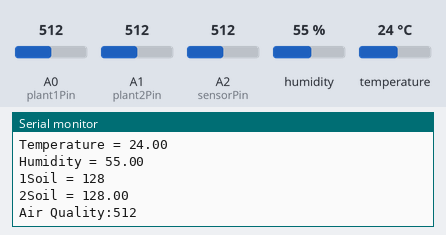
Bench run of a sketch on a simulated Arduino Uno, built with avr-gcc and run on an emulated ATmega328P. Parts: the last lines printed to the serial monitor. The test bench sets the inputs (shaded band); at power-on: A2 (sensorPin) = 512, A1 (plant2Pin) = 512, A0 (plant1Pin) = 512, humidity 55 %, temperature 24 °C.

Above: at 1.2 s.
1.3 s: A2 (sensorPin) set to 618
At 1.49 s:
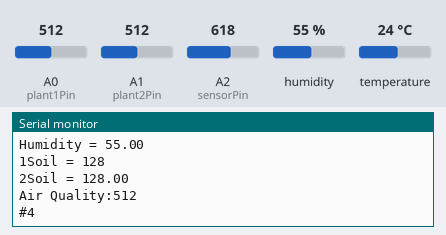
2.8 s: A2 (sensorPin) set to 644
At 3.14 s:
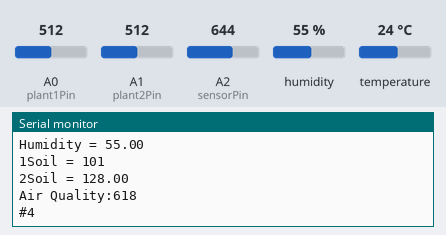
5.8 s: A1 (plant2Pin) set to 615
At 5.87 s:
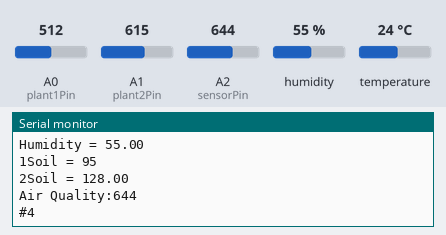
7.3 s: A1 (plant2Pin) set to 632
At 7.51 s:
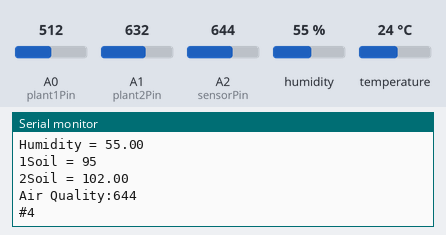
Timing chart, 0 to 10.3 s (numbered marks = the images above; inputs shaded):
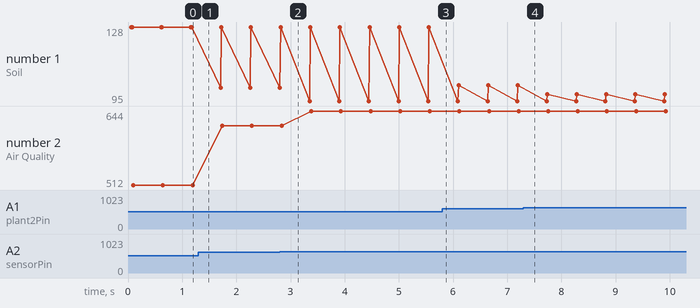

Measured:
- plotted number 1: 128 → 102 after the input at 5.8 s, 102 → 98 after the input at 7.3 s
- plotted number 2: 512 → 618 after the input at 1.3 s, 618 → 644 after the input at 2.8 s

The sketch:

agribot.ino
```cpp
#include <dht.h> // You have to download this liibrary. NAME: dht library

dht  DHT;

#define DHT11_PIN 7 // define DHT pin (humidity sensor)

#define plant1Pin A0 // for soil sensor
#define plant2Pin A1 // 2nd for soil sensor


int sensorPin=A2;//air quality sensor
int sensorData;

String msg = "";


void setup(){

  Serial.begin(9600);  // Start serial communication
  pinMode(sensorPin,INPUT);
}


void loop(){


  int chk = DHT.read11(DHT11_PIN);  // check the data coming from the DHT pin
  Serial.print("Temperature = ");  // print temperature on the serial monitor
  Serial.println(DHT.temperature);
  Serial.print("Humidity = ");// Print humidity on the serial monitor
  Serial.println(DHT.humidity);

  //soil sensor


  Serial.print("1Soil = ");
  float moisture1 = readSensor(plant1Pin) ;
  Serial.println(readSensor(moisture1));

  float moisture2 = readSensor(plant2Pin) ;

  Serial.print("2Soil = ");
  Serial.println(moisture2);


    //air quality

  sensorData = analogRead(sensorPin);
  Serial.print("Air Quality:");
  Serial.print(sensorData, DEC);

  Serial.print("\n");

  if(moisture1 < 50){ //when plants are watered they have 100-130 values

    //send msg to the cnc about the soil 1
    Serial.print("#3");
    Serial.println("\n");
    //Serial.println("pump should work for plant 1");
  }
  if(moisture2 > 100){
    //move to plant 2

    Serial.print("#4");
    Serial.println("\n");

  }
  delay(500); // delay of 1 second
}

int readSensor(int plantpin) {
 int sensorValue = analogRead(plantpin);  // Read the analog value from sensor
  int outputValue = map(sensorValue, 0, 1023, 255, 0); // map the 10-bit data to 8-bit data


  return outputValue;             // Return analog moisture value
}
```
